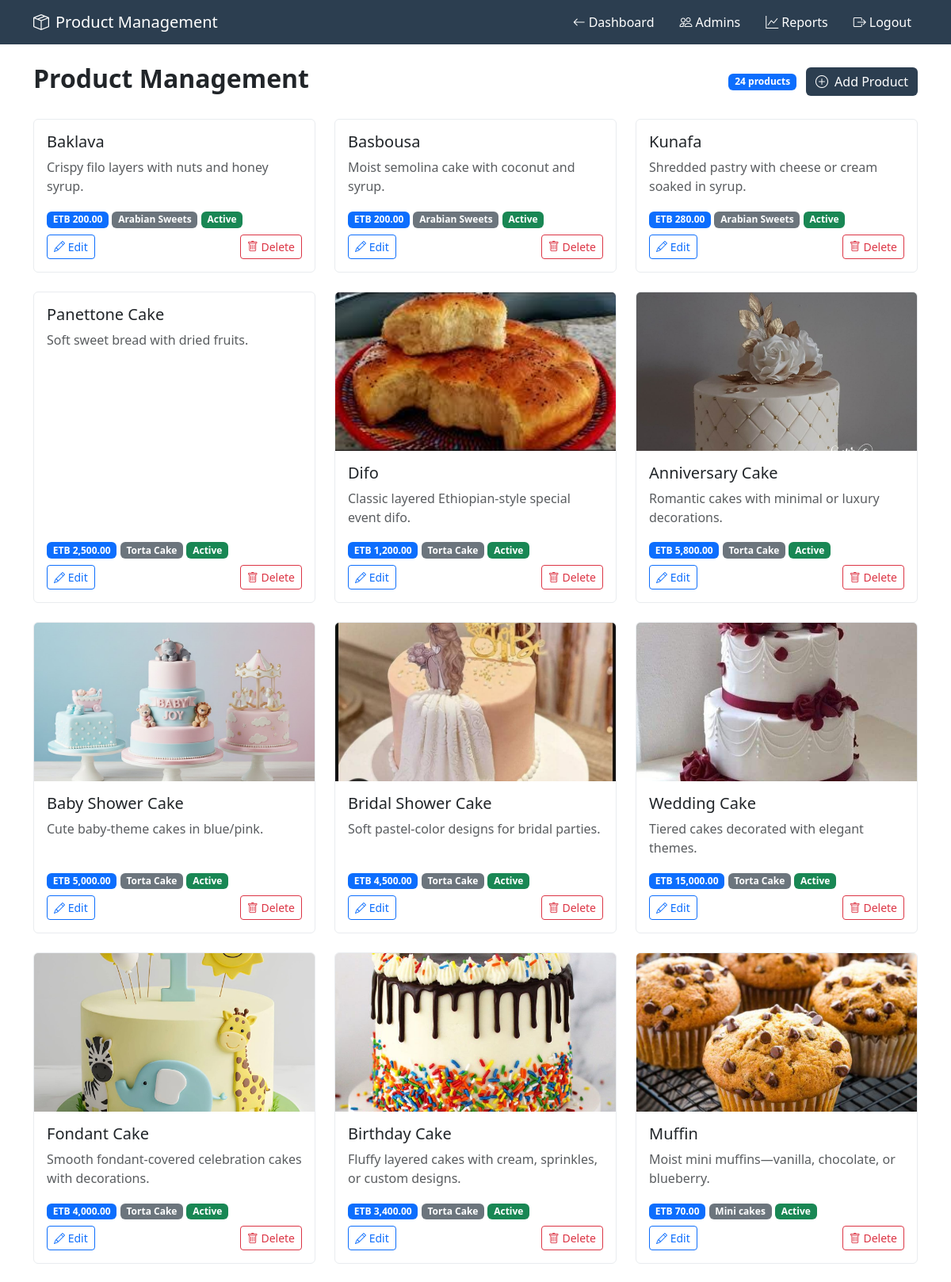
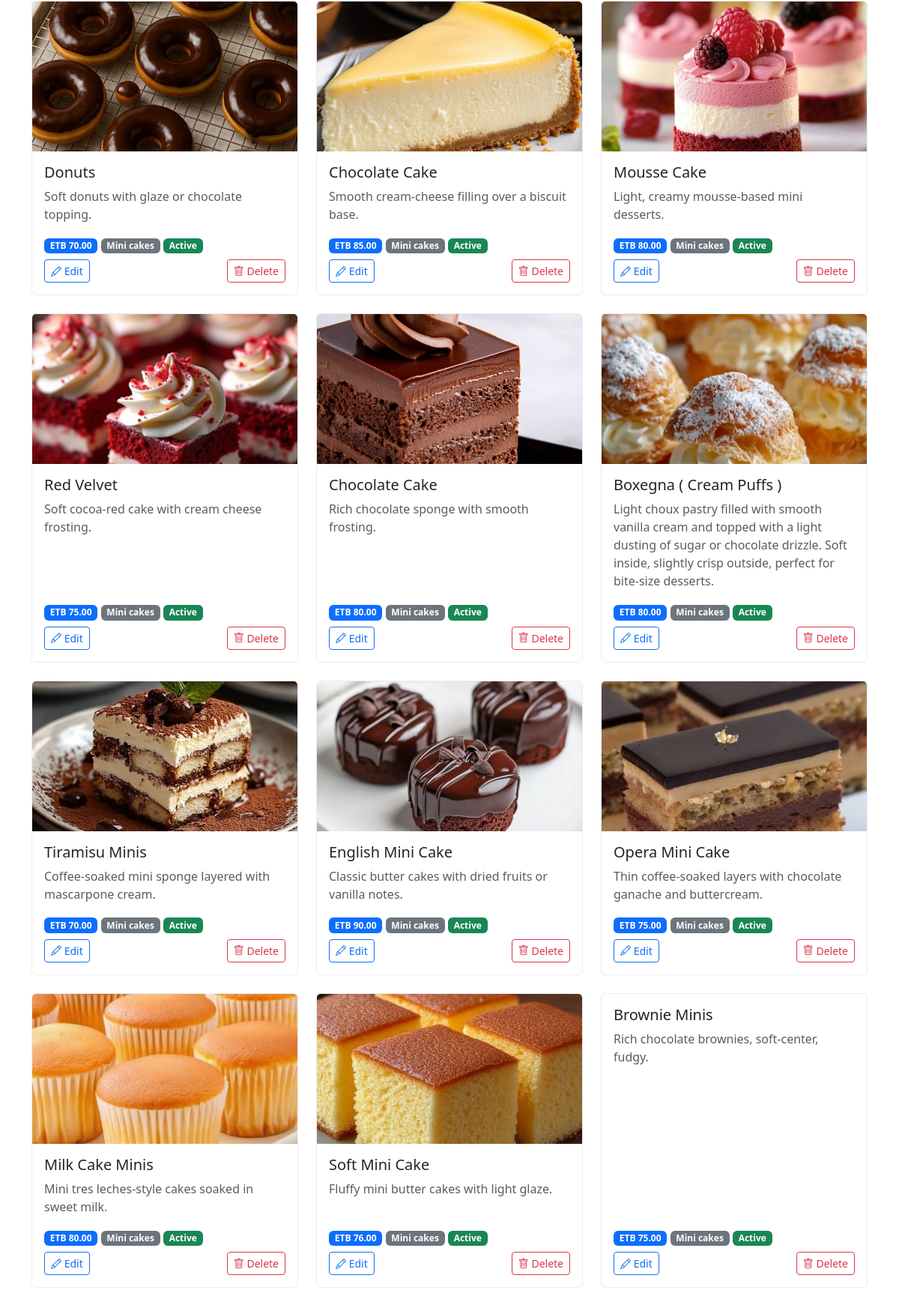
Page /owner/products.php (signed in) on the committed database (2 pictures, top to bottom).
### tables this page shows
CREATE TABLE `products` (
  `id` int(11) NOT NULL,
  `name` varchar(255) NOT NULL,
  `description` text DEFAULT NULL,
  `price` decimal(10,2) NOT NULL,
  `category_id` int(11) DEFAULT NULL,
  `category` varchar(50) NOT NULL DEFAULT 'Cookies',
  `image_path` varchar(500) DEFAULT NULL,
  `is_active` tinyint(1) DEFAULT 1,
  `created_at` timestamp NOT NULL DEFAULT current_timestamp(),
  `updated_at` timestamp NOT NULL DEFAULT current_timestamp() ON UPDATE current_timestamp()
);

CREATE TABLE `categories` (
  `id` int(11) NOT NULL,
  `name` varchar(255) NOT NULL,
  `description` text DEFAULT NULL,
  `image_url` varchar(500) DEFAULT NULL,
  `is_active` tinyint(1) DEFAULT 1,
  `display_order` int(11) DEFAULT 0,
  `created_at` timestamp NOT NULL DEFAULT current_timestamp()
);

### owner/products.php (the view, shortened to what this page needs)
<?php
require_once '../common/connection.php';
$products = [];
$products_result = $conn->query("
    SELECT p.*, c.name as category_name
    FROM products p
    LEFT JOIN categories c ON p.category_id = c.id
    ORDER BY p.created_at DESC
");
if ($products_result) {
    $products = $products_result->fetch_all(MYSQLI_ASSOC);
}
?>
<!DOCTYPE html>
<html lang="en">
<head>
    <link href="https://cdn.jsdelivr.net/npm/bootstrap@5.3.0/dist/css/bootstrap.min.css" rel="stylesheet">
    <link href="https://cdn.jsdelivr.net/npm/bootstrap-icons@1.10.0/font/bootstrap-icons.css" rel="stylesheet">
</head>
<body>
    <nav class="navbar navbar-expand-lg owner-nav">
        <div class="container">
            <span class="navbar-brand text-white">
                <i class="bi bi-box-seam me-2"></i>Product Management
            </span>
            <div class="navbar-nav ms-auto">
                <a href="index.php" class="nav-link text-white me-3">
                    <i class="bi bi-arrow-left me-1"></i>Dashboard
                </a>
                <a href="manage_admins.php" class="nav-link text-white me-3">
                    <i class="bi bi-people me-1"></i>Admins
                </a>
                <a href="reports.php" class="nav-link text-white me-3">
                    <i class="bi bi-graph-up me-1"></i>Reports
                </a>
                <a href="logout.php" class="nav-link text-white">
                    <i class="bi bi-box-arrow-right me-1"></i>Logout
                </a>
            </div>
        </div>
    </nav>
    <div class="container py-4">
        <div class="d-flex justify-content-between align-items-center mb-4">
            <h2 class="fw-bold">Product Management</h2>
            <div>
                <span class="badge bg-primary me-2"><?= count($products) ?> products</span>
                <button class="btn btn-owner" data-bs-toggle="modal" data-bs-target="#addProductModal">
                    <i class="bi bi-plus-circle me-2"></i>Add Product
                </button>
            </div>
        </div>
        <div class="row">
            <?php foreach ($products as $product): ?>
            <div class="col-md-4 mb-4">
                <div class="card product-card h-100">
                    <?php if (!empty($product['image_path'])): ?>
                    <img src="../<?= $product['image_path'] ?>" class="card-img-top" alt="<?= $product['name'] ?>" style="height: 200px; object-fit: cover;" onerror="this.style.display='none'">
                    <?php else: ?>
                    <div class="card-img-top bg-light d-flex align-items-center justify-content-center" style="height: 200px;">
                        <i class="bi bi-image text-muted" style="font-size: 3rem;"></i>
                    </div>
                    <?php endif; ?>
                    <div class="card-body d-flex flex-column">
                        <h5 class="card-title"><?= htmlspecialchars($product['name']) ?></h5>
                        <p class="card-text text-muted flex-grow-1"><?= htmlspecialchars($product['description']) ?></p>
                        <div class="mb-2">
                            <span class="badge bg-primary">ETB <?= number_format($product['price'], 2) ?></span>
                            <?php if (!empty($product['category_name'])): ?>
                            <span class="badge bg-secondary"><?= htmlspecialchars($product['category_name']) ?></span>
                            <?php endif; ?>
                            <span class="badge <?= $product['is_active'] ? 'bg-success' : 'bg-danger' ?>">
                                <?= $product['is_active'] ? 'Active' : 'Inactive' ?>
                            </span>
                        </div>
                        <div class="d-flex justify-content-between mt-auto">
                            <button class="btn btn-sm btn-outline-primary"
                                    onclick="openEditModal(<?= htmlspecialchars(json_encode($product)) ?>)">
                                <i class="bi bi-pencil"></i> Edit
                            </button>
                            <form method="POST" class="d-inline">
                                <button type="submit" class="btn btn-sm btn-outline-danger"
                                        onclick="return confirm('Are you sure you want to delete this product? This action cannot be undone.')">
                                    <i class="bi bi-trash"></i> Delete
                                </button>
                            </form>
                        </div>
                    </div>
                </div>
            </div>
            <?php endforeach; ?>
        </div>
    </div>
</body>
</html>

### owner/products.php (style rules this page uses)
:root { --owner-primary: #2c3e50; --owner-secondary: #34495e; --owner-accent: #e74c3c; }
.owner-nav { background: var(--owner-primary); }
.btn-owner { background: var(--owner-primary); color: white; border: none; }
.product-card { transition: transform 0.2s ease, box-shadow 0.2s ease; border: 1px solid #e9ecef; }

### rows in the picture
products: name "Baklava", description "Crispy filo layers with nuts and honey syrup.", price "200.00", category.name "Arabian Sweets", is_active "Active"
products: name "Basbousa", description "Moist semolina cake with coconut and syrup.", price "200.00", category.name "Arabian Sweets", is_active "Active"
products: name "Kunafa", description "Shredded pastry with cheese or cream soaked in syrup.", price "280.00", category.name "Arabian Sweets", is_active "Active"
products: name "Panettone Cake", description "Soft sweet bread with dried fruits.", price "2,500.00", category.name "Torta Cake", is_active "Active"
products: image_path+name (picture), name "Difo", description "Classic layered Ethiopian-style special event difo.", price "1,200.00", category.name "Torta Cake", is_active "Active"
products: image_path+name (picture), name "Anniversary Cake", description "Romantic cakes with minimal or luxury decorations.", price "5,800.00", category.name "Torta Cake", is_active "Active"
products: image_path+name (picture), name "Baby Shower Cake", description "Cute baby-theme cakes in blue/pink.", price "5,000.00", category.name "Torta Cake", is_active "Active"
products: image_path+name (picture), name "Bridal Shower Cake", description "Soft pastel-color designs for bridal parties.", price "4,500.00", category.name "Torta Cake", is_active "Active"
products: image_path+name (picture), name "Wedding Cake", description "Tiered cakes decorated with elegant themes.", price "15,000.00", category.name "Torta Cake", is_active "Active"
products: image_path+name (picture), name "Fondant Cake", description "Smooth fondant-covered celebration cakes with decorations.", price "4,000.00", category.name "Torta Cake", is_active "Active"
products: image_path+name (picture), name "Birthday Cake", description "Fluffy layered cakes with cream, sprinkles, or custom designs.", price "3,400.00", category.name "Torta Cake", is_active "Active"
products: image_path+name (picture), name "Muffin", description "Moist mini muffins—vanilla, chocolate, or blueberry.", price "70.00", category.name "Mini cakes", is_active "Active"
products: image_path (picture), name "Donuts", description "Soft donuts with glaze or chocolate topping.", price "70.00", category.name "Mini cakes", is_active "Active"
products: image_path (picture), name "Chocolate Cake", description "Smooth cream-cheese filling over a biscuit base.", price "85.00", category.name "Mini cakes", is_active "Active"
products: image_path (picture), name "Mousse Cake", description "Light, creamy mousse-based mini desserts.", price "80.00", category.name "Mini cakes", is_active "Active"
products: image_path+name (picture), name "Red Velvet", description "Soft cocoa-red cake with cream cheese frosting.", price "75.00", category.name "Mini cakes", is_active "Active"
products: image_path (picture), name "Chocolate Cake", description "Rich chocolate sponge with smooth frosting.", price "80.00", category.name "Mini cakes", is_active "Active"
products: image_path (picture), name "Boxegna ( Cream Puffs )", description "Light choux pastry filled with smooth vanilla cream and topped with a light dusting of sugar or chocolate drizzle. Soft inside, slightly crisp outside, perfect for bite-size desserts.", price "80.00", category.name "Mini cakes", is_active "Active"
products: image_path+name (picture), name "Tiramisu Minis", description "Coffee-soaked mini sponge layered with mascarpone cream.", price "70.00", category.name "Mini cakes", is_active "Active"
products: image_path+name (picture), name "English Mini Cake", description "Classic butter cakes with dried fruits or vanilla notes.", price "90.00", category.name "Mini cakes", is_active "Active"
products: image_path+name (picture), name "Opera Mini Cake", description "Thin coffee-soaked layers with chocolate ganache and buttercream.", price "75.00", category.name "Mini cakes", is_active "Active"
products: image_path+name (picture), name "Milk Cake Minis", description "Mini tres leches-style cakes soaked in sweet milk.", price "80.00", category.name "Mini cakes", is_active "Active"
products: image_path (picture), name "Soft Mini Cake", description "Fluffy mini butter cakes with light glaze.", price "76.00", category.name "Mini cakes", is_active "Active"
products: name "Brownie Minis", description "Rich chocolate brownies, soft-center, fudgy.", price "75.00", category.name "Mini cakes", is_active "Active"

### other values in the picture
count($products) "24"
